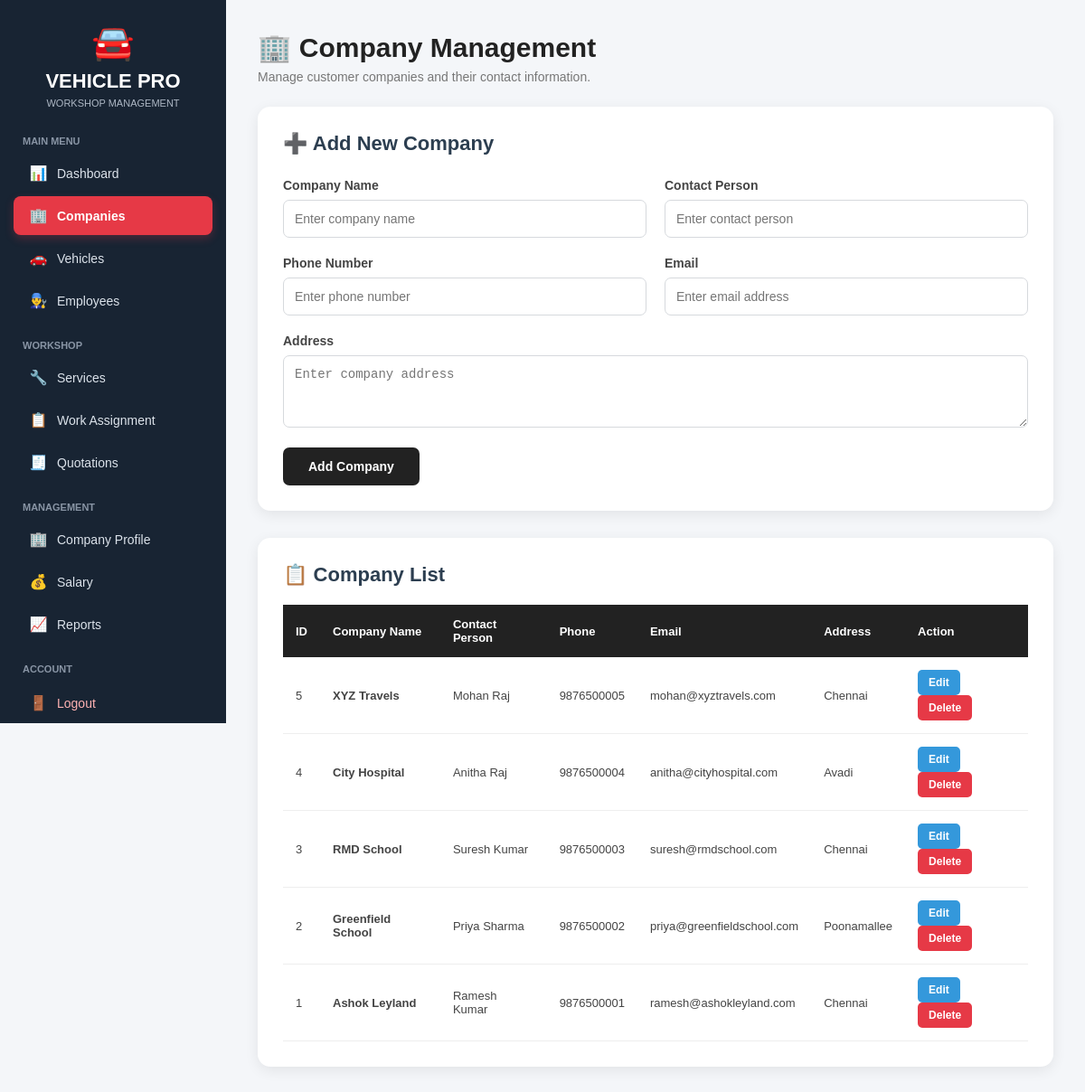
The page /companies.php on the database its author committed.
### tables this page shows
CREATE TABLE `companies` (
  `company_id` int NOT NULL AUTO_INCREMENT,
  `company_name` varchar(100) NOT NULL,
  `contact_person` varchar(100) DEFAULT NULL,
  `phone` varchar(15) DEFAULT NULL,
  `email` varchar(100) DEFAULT NULL,
  `address` varchar(255) DEFAULT NULL,
  PRIMARY KEY (`company_id`)
);

### companies.php (the view, shortened to what this page needs)
<?php
require_once 'includes/db.php';
$edit_mode = false;
$edit_company = null;
$companies = $conn->query("
    SELECT *
    FROM companies
    ORDER BY company_id DESC
");
?>
<!DOCTYPE html>
<html lang="en">
<head>
</head>
<body>
<?php include 'includes/sidebar.php'; ?>
<div class="main-content">
    <div class="page-header">
        <h1>
            🏢 Company Management
        </h1>
        <p>
            Manage customer companies and their contact information.
        </p>
    </div>
    <div class="form-card">
        <?php if ($edit_mode): ?>
            <h2>
                ✏️ Edit Company
            </h2>
        <?php else: ?>
            <h2>
                ➕ Add New Company
            </h2>
        <?php endif; ?>
        <form method="POST">
            <div class="form-grid">
                <div class="form-group">
                    <label>
                        Company Name
                    </label>
                    <input
                        type="text"
                        name="company_name"
                        placeholder="Enter company name"
                        value="<?php
                        echo $edit_mode
                            ? htmlspecialchars(
                                $edit_company['company_name']
                              )
                            : '';
                        ?>"
                        required
                    >
                </div>
                <div class="form-group">
                    <label>
                        Contact Person
                    </label>
                    <input
                        type="text"
                        name="contact_person"
                        placeholder="Enter contact person"
                        value="<?php
                        echo $edit_mode
                            ? htmlspecialchars(
                                $edit_company['contact_person']
                              )
                            : '';
                        ?>"
                    >
                </div>
                <div class="form-group">
                    <label>
                        Phone Number
                    </label>
                    <input
                        type="text"
                        name="phone"
                        placeholder="Enter phone number"
                        value="<?php
                        echo $edit_mode
                            ? htmlspecialchars(
                                $edit_company['phone']
                              )
                            : '';
                        ?>"
                    >
                </div>
                <div class="form-group">
                    <label>
                        Email
                    </label>
                    <input
                        type="email"
                        name="email"
                        placeholder="Enter email address"
                        value="<?php
                        echo $edit_mode
                            ? htmlspecialchars(
                                $edit_company['email']
                              )
                            : '';
                        ?>"
                    >
                </div>
                <div
                    class="form-group"
                    style="grid-column: 1 / -1;"
                >
                    <label>
                        Address
                    </label>
                    <textarea
                        name="address"
                        placeholder="Enter company address"
                    ><?php
                    ?></textarea>
                </div>
            </div>
            <div class="button-row">
                <?php if ($edit_mode): ?>
                    <button
                        type="submit"
                        name="update_company"
                        class="submit-btn"
                    >
                        Update Company
                    </button>
                    <a
                        href="companies.php"
                        class="cancel-btn"
                    >
                        Cancel
                    </a>
                <?php else: ?>
                    <button
                        type="submit"
                        name="add_company"
                        class="submit-btn"
                    >
                        Add Company
                    </button>
                <?php endif; ?>
            </div>
        </form>
    </div>
    <div class="table-card">
        <h2>
            📋 Company List
        </h2>
        <table>
            <thead>
                <tr>
                    <th>ID</th>
                    <th>Company Name</th>
                    <th>Contact Person</th>
                    <th>Phone</th>
                    <th>Email</th>
                    <th>Address</th>
                    <th>Action</th>
                </tr>
            </thead>
            <tbody>
            <?php if (
                $companies &&
                $companies->num_rows > 0
            ): ?>
                <?php while (
                    $company =
                    $companies->fetch_assoc()
                ): ?>
                    <tr>
                        <td>
                            <?php
                            echo $company['company_id'];
                            ?>
                        </td>
                        <td>
                            <strong>
                                <?php
                                echo htmlspecialchars(
                                    $company['company_name']
                                );
                                ?>
                            </strong>
                        </td>
                        <td>
                            <?php
                            echo htmlspecialchars(
                                $company['contact_person']
                            );
                            ?>
                        </td>
                        <td>
                            <?php
                            echo htmlspecialchars(
                                $company['phone']
                            );
                            ?>
                        </td>
                        <td>
                            <?php
                            echo htmlspecialchars(
                                $company['email']
                            );
                            ?>
                        </td>
                        <td>
                            <?php
                            echo htmlspecialchars(
                                $company['address']
                            );
                            ?>
                        </td>
                        <td>
                            <a
                                href="companies.php?edit=<?php
                                echo $company['company_id'];
                                ?>"
                                class="edit-btn"
                            >
                                Edit
                            </a>
                            <a
                                href="companies.php?delete=<?php
                                echo $company['company_id'];
                                ?>"
                                class="delete-btn"
                                onclick="
                                return confirm(
                                'Are you sure you want to delete this company?'
                                );
                                "
                            >
                                Delete
                            </a>
                        </td>
                    </tr>
                <?php endwhile; ?>
            <?php endif; ?>
            </tbody>
        </table>
    </div>
</div>
</body>
</html>

### companies.php (style rules this page uses)
* { box-sizing: border-box; }
body { margin: 0; padding: 0; font-family: Arial, Helvetica, sans-serif; background: #f4f6f9; color: #222; }
.main-content { margin-left: 250px; width: calc(100% - 250px); min-height: 100vh; padding: 35px; }
.page-header { width: 100%; margin-bottom: 25px; }
.page-header h1 { margin: 0; font-size: 30px; color: #222; }
.page-header p { margin: 7px 0 0; font-size: 14px; color: #777; }
.form-card { width: 100%; margin-bottom: 30px; padding: 28px; background: white; border-radius: 14px; box-shadow: 0 4px 15px rgba(0,0,0,0.08); }
.form-card h2 { margin: 0 0 25px; color: #2c3e50; font-size: 22px; }
.form-grid { display: grid; grid-template-columns: 1fr 1fr; gap: 20px; width: 100%; }
.form-group { display: flex; flex-direction: column; width: 100%; }
.form-group label { margin-bottom: 8px; font-size: 14px; font-weight: bold; color: #444; }
.form-group input, .form-group textarea { width: 100%; padding: 12px; border: 1px solid #d6d9dd; border-radius: 7px; font-size: 14px; outline: none; }
.form-group textarea { min-height: 80px; resize: vertical; }
.button-row { margin-top: 22px; display: flex; gap: 10px; }
.submit-btn { padding: 13px 28px; background: #222; color: white; border: none; border-radius: 7px; font-size: 14px; font-weight: bold; cursor: pointer; }
.table-card { width: 100%; padding: 28px; background: white; border-radius: 14px; box-shadow: 0 4px 15px rgba(0,0,0,0.08); overflow-x: auto; }
.table-card h2 { margin: 0 0 20px; color: #2c3e50; font-size: 22px; }
table { width: 100%; border-collapse: collapse; }
th { padding: 14px; background: #222; color: white; text-align: left; font-size: 13px; }
td { padding: 14px; border-bottom: 1px solid #eee; font-size: 13px; color: #444; }
.edit-btn { display: inline-block; padding: 7px 12px; background: #3498db; color: white; text-decoration: none; border-radius: 5px; font-size: 12px; font-weight: bold; margin-right: 5px; }
.delete-btn { display: inline-block; padding: 7px 12px; background: #e63946; color: white; text-decoration: none; border-radius: 5px; font-size: 12px; font-weight: bold; }

### rows shown on the page
companies: company_id "5", company_name "XYZ Travels", contact_person "Mohan Raj", phone "9876500005", email "mohan@xyztravels.com", address "Chennai"
companies: company_id "4", company_name "City Hospital", contact_person "Anitha Raj", phone "9876500004", email "anitha@cityhospital.com", address "Avadi"
companies: company_id "3", company_name "RMD School", contact_person "Suresh Kumar", phone "9876500003", email "suresh@rmdschool.com", address "Chennai"
companies: company_id "2", company_name "Greenfield School", contact_person "Priya Sharma", phone "9876500002", email "priya@greenfieldschool.com", address "Poonamallee"
companies: company_id "1", company_name "Ashok Leyland", contact_person "Ramesh Kumar", phone "9876500001", email "ramesh@ashokleyland.com", address "Chennai"
